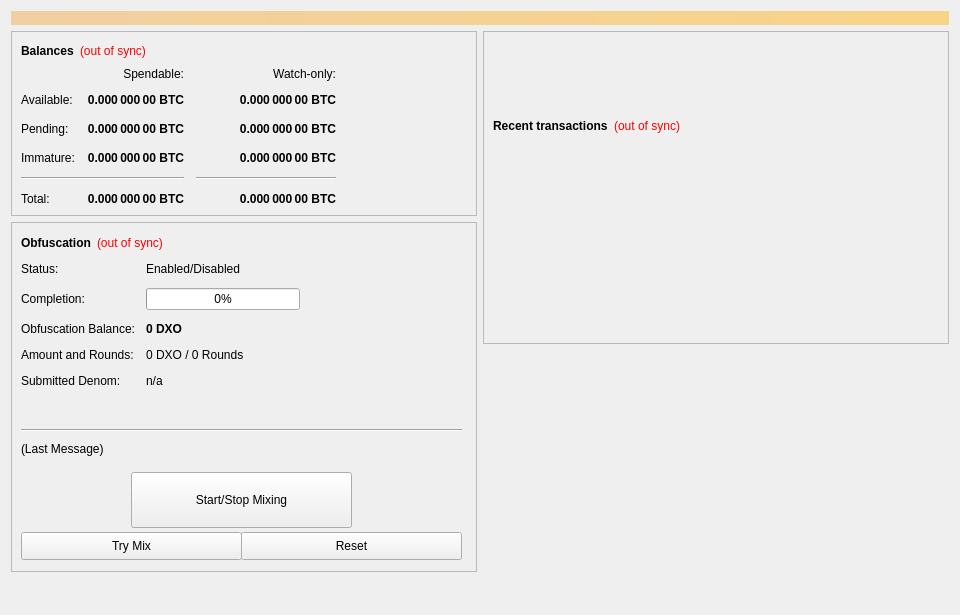
<?xml version="1.0" encoding="UTF-8"?>
<ui version="4.0">
 <class>OverviewPage</class>
 <widget class="QWidget" name="OverviewPage">
  <property name="geometry">
   <rect>
    <x>0</x>
    <y>0</y>
    <width>960</width>
    <height>615</height>
   </rect>
  </property>
  <property name="minimumSize">
   <size>
    <width>960</width>
    <height>0</height>
   </size>
  </property>
  <property name="windowTitle">
   <string>Form</string>
  </property>
  <layout class="QVBoxLayout" name="topLayout">
   <item>
    <widget class="QLabel" name="labelAlerts">
     <property name="visible">
      <bool>false</bool>
     </property>
     <property name="styleSheet">
      <string notr="true">background-color: qlineargradient(x1: 0, y1: 0, x2: 1, y2: 0, stop:0 #F0D0A0, stop:1 #F8D488); color:#000000;</string>
     </property>
     <property name="wordWrap">
      <bool>true</bool>
     </property>
     <property name="margin">
      <number>3</number>
     </property>
    </widget>
   </item>
   <item>
    <layout class="QHBoxLayout" name="horizontalLayout" stretch="1,1">
     <item>
      <layout class="QVBoxLayout" name="verticalLayout_2">
       <item>
        <widget class="QFrame" name="frame">
         <property name="frameShape">
          <enum>QFrame::StyledPanel</enum>
         </property>
         <property name="frameShadow">
          <enum>QFrame::Raised</enum>
         </property>
         <layout class="QVBoxLayout" name="verticalLayout_4">
          <item>
           <layout class="QHBoxLayout" name="horizontalLayout_4">
            <item>
             <widget class="QLabel" name="label_5">
              <property name="font">
               <font>
                <weight>75</weight>
                <bold>true</bold>
               </font>
              </property>
              <property name="text">
               <string>Balances</string>
              </property>
             </widget>
            </item>
            <item>
             <widget class="QLabel" name="labelWalletStatus">
              <property name="cursor">
               <cursorShape>WhatsThisCursor</cursorShape>
              </property>
              <property name="toolTip">
               <string>The displayed information may be out of date. Your wallet automatically synchronizes with the Dextro network after a connection is established, but this process has not completed yet.</string>
              </property>
              <property name="styleSheet">
               <string notr="true">QLabel { color: red; }</string>
              </property>
              <property name="text">
               <string notr="true">(out of sync)</string>
              </property>
              <property name="alignment">
               <set>Qt::AlignLeading|Qt::AlignLeft|Qt::AlignVCenter</set>
              </property>
             </widget>
            </item>
            <item>
             <spacer name="horizontalSpacer_3">
              <property name="orientation">
               <enum>Qt::Horizontal</enum>
              </property>
              <property name="sizeHint" stdset="0">
               <size>
                <width>40</width>
                <height>20</height>
               </size>
              </property>
             </spacer>
            </item>
           </layout>
          </item>
          <item>
           <layout class="QGridLayout" name="gridLayout">
            <property name="spacing">
             <number>12</number>
            </property>
            <item row="2" column="2">
             <widget class="QLabel" name="labelWatchPending">
              <property name="font">
               <font>
                <weight>75</weight>
                <bold>true</bold>
               </font>
              </property>
              <property name="cursor">
               <cursorShape>IBeamCursor</cursorShape>
              </property>
              <property name="toolTip">
               <string>Unconfirmed transactions to watch-only addresses</string>
              </property>
              <property name="text">
               <string notr="true">0.000 000 00 BTC</string>
              </property>
              <property name="alignment">
               <set>Qt::AlignRight|Qt::AlignTrailing|Qt::AlignVCenter</set>
              </property>
              <property name="textInteractionFlags">
               <set>Qt::LinksAccessibleByMouse|Qt::TextSelectableByKeyboard|Qt::TextSelectableByMouse</set>
              </property>
             </widget>
            </item>
            <item row="2" column="1">
             <widget class="QLabel" name="labelUnconfirmed">
              <property name="font">
               <font>
                <weight>75</weight>
                <bold>true</bold>
               </font>
              </property>
              <property name="cursor">
               <cursorShape>IBeamCursor</cursorShape>
              </property>
              <property name="toolTip">
               <string>Total of transactions that have yet to be confirmed, and do not yet count toward the spendable balance</string>
              </property>
              <property name="text">
               <string notr="true">0.000 000 00 BTC</string>
              </property>
              <property name="alignment">
               <set>Qt::AlignRight|Qt::AlignTrailing|Qt::AlignVCenter</set>
              </property>
              <property name="textInteractionFlags">
               <set>Qt::LinksAccessibleByMouse|Qt::TextSelectableByKeyboard|Qt::TextSelectableByMouse</set>
              </property>
             </widget>
            </item>
            <item row="3" column="2">
             <widget class="QLabel" name="labelWatchImmature">
              <property name="font">
               <font>
                <weight>75</weight>
                <bold>true</bold>
               </font>
              </property>
              <property name="cursor">
               <cursorShape>IBeamCursor</cursorShape>
              </property>
              <property name="toolTip">
               <string>Staked or masternode rewards in watch-only addresses that has not yet matured</string>
              </property>
              <property name="text">
               <string notr="true">0.000 000 00 BTC</string>
              </property>
              <property name="alignment">
               <set>Qt::AlignRight|Qt::AlignTrailing|Qt::AlignVCenter</set>
              </property>
              <property name="textInteractionFlags">
               <set>Qt::LinksAccessibleByMouse|Qt::TextSelectableByKeyboard|Qt::TextSelectableByMouse</set>
              </property>
             </widget>
            </item>
            <item row="4" column="0" colspan="2">
             <widget class="Line" name="lineSpendableBalance">
              <property name="orientation">
               <enum>Qt::Horizontal</enum>
              </property>
             </widget>
            </item>
            <item row="4" column="2">
             <widget class="Line" name="lineWatchBalance">
              <property name="sizePolicy">
               <sizepolicy hsizetype="Preferred" vsizetype="Fixed">
                <horstretch>0</horstretch>
                <verstretch>0</verstretch>
               </sizepolicy>
              </property>
              <property name="minimumSize">
               <size>
                <width>140</width>
                <height>0</height>
               </size>
              </property>
              <property name="orientation">
               <enum>Qt::Horizontal</enum>
              </property>
             </widget>
            </item>
            <item row="5" column="0">
             <widget class="QLabel" name="labelTotalText">
              <property name="text">
               <string>Total:</string>
              </property>
             </widget>
            </item>
            <item row="3" column="1">
             <widget class="QLabel" name="labelImmature">
              <property name="font">
               <font>
                <weight>75</weight>
                <bold>true</bold>
               </font>
              </property>
              <property name="cursor">
               <cursorShape>IBeamCursor</cursorShape>
              </property>
              <property name="toolTip">
               <string>Staked or masternode rewards that has not yet matured</string>
              </property>
              <property name="text">
               <string notr="true">0.000 000 00 BTC</string>
              </property>
              <property name="alignment">
               <set>Qt::AlignRight|Qt::AlignTrailing|Qt::AlignVCenter</set>
              </property>
              <property name="textInteractionFlags">
               <set>Qt::LinksAccessibleByMouse|Qt::TextSelectableByKeyboard|Qt::TextSelectableByMouse</set>
              </property>
             </widget>
            </item>
            <item row="2" column="3">
             <spacer name="horizontalSpacer_2">
              <property name="orientation">
               <enum>Qt::Horizontal</enum>
              </property>
              <property name="sizeHint" stdset="0">
               <size>
                <width>40</width>
                <height>20</height>
               </size>
              </property>
             </spacer>
            </item>
            <item row="3" column="0">
             <widget class="QLabel" name="labelImmatureText">
              <property name="text">
               <string>Immature:</string>
              </property>
             </widget>
            </item>
            <item row="5" column="1">
             <widget class="QLabel" name="labelTotal">
              <property name="font">
               <font>
                <weight>75</weight>
                <bold>true</bold>
               </font>
              </property>
              <property name="cursor">
               <cursorShape>IBeamCursor</cursorShape>
              </property>
              <property name="toolTip">
               <string>Your current total balance</string>
              </property>
              <property name="text">
               <string notr="true">0.000 000 00 BTC</string>
              </property>
              <property name="alignment">
               <set>Qt::AlignRight|Qt::AlignTrailing|Qt::AlignVCenter</set>
              </property>
              <property name="textInteractionFlags">
               <set>Qt::LinksAccessibleByMouse|Qt::TextSelectableByKeyboard|Qt::TextSelectableByMouse</set>
              </property>
             </widget>
            </item>
            <item row="5" column="2">
             <widget class="QLabel" name="labelWatchTotal">
              <property name="font">
               <font>
                <weight>75</weight>
                <bold>true</bold>
               </font>
              </property>
              <property name="cursor">
               <cursorShape>IBeamCursor</cursorShape>
              </property>
              <property name="toolTip">
               <string>Current total balance in watch-only addresses</string>
              </property>
              <property name="text">
               <string notr="true">0.000 000 00 BTC</string>
              </property>
              <property name="alignment">
               <set>Qt::AlignRight|Qt::AlignTrailing|Qt::AlignVCenter</set>
              </property>
              <property name="textInteractionFlags">
               <set>Qt::LinksAccessibleByMouse|Qt::TextSelectableByKeyboard|Qt::TextSelectableByMouse</set>
              </property>
             </widget>
            </item>
            <item row="0" column="2">
             <widget class="QLabel" name="labelWatchonly">
              <property name="text">
               <string>Watch-only:</string>
              </property>
              <property name="alignment">
               <set>Qt::AlignRight|Qt::AlignTrailing|Qt::AlignVCenter</set>
              </property>
             </widget>
            </item>
            <item row="1" column="0">
             <widget class="QLabel" name="labelBalanceText">
              <property name="text">
               <string>Available:</string>
              </property>
             </widget>
            </item>
            <item row="1" column="1">
             <widget class="QLabel" name="labelBalance">
              <property name="font">
               <font>
                <weight>75</weight>
                <bold>true</bold>
               </font>
              </property>
              <property name="cursor">
               <cursorShape>IBeamCursor</cursorShape>
              </property>
              <property name="toolTip">
               <string>Your current spendable balance</string>
              </property>
              <property name="text">
               <string notr="true">0.000 000 00 BTC</string>
              </property>
              <property name="alignment">
               <set>Qt::AlignRight|Qt::AlignTrailing|Qt::AlignVCenter</set>
              </property>
              <property name="textInteractionFlags">
               <set>Qt::LinksAccessibleByMouse|Qt::TextSelectableByKeyboard|Qt::TextSelectableByMouse</set>
              </property>
             </widget>
            </item>
            <item row="1" column="2">
             <widget class="QLabel" name="labelWatchAvailable">
              <property name="font">
               <font>
                <weight>75</weight>
                <bold>true</bold>
               </font>
              </property>
              <property name="cursor">
               <cursorShape>IBeamCursor</cursorShape>
              </property>
              <property name="toolTip">
               <string>Your current balance in watch-only addresses</string>
              </property>
              <property name="text">
               <string notr="true">0.000 000 00 BTC</string>
              </property>
              <property name="alignment">
               <set>Qt::AlignRight|Qt::AlignTrailing|Qt::AlignVCenter</set>
              </property>
              <property name="textInteractionFlags">
               <set>Qt::LinksAccessibleByMouse|Qt::TextSelectableByKeyboard|Qt::TextSelectableByMouse</set>
              </property>
             </widget>
            </item>
            <item row="2" column="0">
             <widget class="QLabel" name="labelPendingText">
              <property name="text">
               <string>Pending:</string>
              </property>
             </widget>
            </item>
            <item row="0" column="1">
             <widget class="QLabel" name="labelSpendable">
              <property name="text">
               <string>Spendable:</string>
              </property>
              <property name="alignment">
               <set>Qt::AlignRight|Qt::AlignTrailing|Qt::AlignVCenter</set>
              </property>
             </widget>
            </item>
           </layout>
          </item>
         </layout>
        </widget>
       </item>
       <item>
        <widget class="QFrame" name="frameObfuscation">
         <property name="minimumSize">
          <size>
           <width>0</width>
           <height>350</height>
          </size>
         </property>
         <property name="layoutDirection">
          <enum>Qt::LeftToRight</enum>
         </property>
         <property name="frameShape">
          <enum>QFrame::StyledPanel</enum>
         </property>
         <property name="frameShadow">
          <enum>QFrame::Raised</enum>
         </property>
         <widget class="QWidget" name="formLayoutWidget">
          <property name="geometry">
           <rect>
            <x>10</x>
            <y>40</y>
            <width>451</width>
            <height>161</height>
           </rect>
          </property>
          <layout class="QFormLayout" name="formLayout">
           <property name="fieldGrowthPolicy">
            <enum>QFormLayout::AllNonFixedFieldsGrow</enum>
           </property>
           <property name="horizontalSpacing">
            <number>11</number>
           </property>
           <property name="verticalSpacing">
            <number>12</number>
           </property>
           <item row="0" column="0">
            <widget class="QLabel" name="label_6">
             <property name="text">
              <string>Status:</string>
             </property>
            </widget>
           </item>
           <item row="1" column="0">
            <widget class="QLabel" name="label_7">
             <property name="text">
              <string>Completion:</string>
             </property>
            </widget>
           </item>
           <item row="1" column="1">
            <widget class="QProgressBar" name="obfuscationProgress">
             <property name="maximumSize">
              <size>
               <width>154</width>
               <height>16777215</height>
              </size>
             </property>
             <property name="value">
              <number>0</number>
             </property>
            </widget>
           </item>
           <item row="2" column="0">
            <widget class="QLabel" name="labelAnonymizedText">
             <property name="text">
              <string>Obfuscation Balance:</string>
             </property>
            </widget>
           </item>
           <item row="2" column="1">
            <widget class="QLabel" name="labelAnonymized">
             <property name="font">
              <font>
               <weight>75</weight>
               <bold>true</bold>
              </font>
             </property>
             <property name="text">
              <string notr="true">0 DXO</string>
             </property>
            </widget>
           </item>
           <item row="3" column="0">
            <widget class="QLabel" name="label_8">
             <property name="text">
              <string>Amount and Rounds:</string>
             </property>
            </widget>
           </item>
           <item row="3" column="1">
            <widget class="QLabel" name="labelAmountRounds">
             <property name="text">
              <string>0 DXO / 0 Rounds</string>
             </property>
            </widget>
           </item>
           <item row="4" column="0">
            <widget class="QLabel" name="label_9">
             <property name="text">
              <string>Submitted Denom:</string>
             </property>
            </widget>
           </item>
           <item row="4" column="1">
            <widget class="QLabel" name="labelSubmittedDenom">
             <property name="toolTip">
              <string>The denominations you submitted to the Masternode.&lt;br&gt;To mix, other users must submit the exact same denominations.</string>
             </property>
             <property name="text">
              <string>n/a</string>
             </property>
            </widget>
           </item>
           <item row="0" column="1">
            <widget class="QLabel" name="obfuscationEnabled">
             <property name="text">
              <string>Enabled/Disabled</string>
             </property>
            </widget>
           </item>
          </layout>
         </widget>
         <widget class="QPushButton" name="runAutoDenom">
          <property name="geometry">
           <rect>
            <x>251</x>
            <y>17</y>
            <width>1</width>
            <height>1</height>
           </rect>
          </property>
          <property name="palette">
           <palette>
            <active>
             <colorrole role="WindowText">
              <brush brushstyle="SolidPattern">
               <color alpha="255">
                <red>0</red>
                <green>0</green>
                <blue>0</blue>
               </color>
              </brush>
             </colorrole>
             <colorrole role="Button">
              <brush brushstyle="SolidPattern">
               <color alpha="255">
                <red>239</red>
                <green>238</green>
                <blue>238</blue>
               </color>
              </brush>
             </colorrole>
             <colorrole role="Light">
              <brush brushstyle="SolidPattern">
               <color alpha="255">
                <red>255</red>
                <green>255</green>
                <blue>255</blue>
               </color>
              </brush>
             </colorrole>
             <colorrole role="Midlight">
              <brush brushstyle="SolidPattern">
               <color alpha="255">
                <red>247</red>
                <green>246</green>
                <blue>246</blue>
               </color>
              </brush>
             </colorrole>
             <colorrole role="Dark">
              <brush brushstyle="SolidPattern">
               <color alpha="255">
                <red>119</red>
                <green>119</green>
                <blue>119</blue>
               </color>
              </brush>
             </colorrole>
             <colorrole role="Mid">
              <brush brushstyle="SolidPattern">
               <color alpha="255">
                <red>159</red>
                <green>159</green>
                <blue>159</blue>
               </color>
              </brush>
             </colorrole>
             <colorrole role="Text">
              <brush brushstyle="SolidPattern">
               <color alpha="255">
                <red>0</red>
                <green>0</green>
                <blue>0</blue>
               </color>
              </brush>
             </colorrole>
             <colorrole role="BrightText">
              <brush brushstyle="SolidPattern">
               <color alpha="255">
                <red>255</red>
                <green>255</green>
                <blue>255</blue>
               </color>
              </brush>
             </colorrole>
             <colorrole role="ButtonText">
              <brush brushstyle="SolidPattern">
               <color alpha="255">
                <red>0</red>
                <green>0</green>
                <blue>0</blue>
               </color>
              </brush>
             </colorrole>
             <colorrole role="Base">
              <brush brushstyle="SolidPattern">
               <color alpha="255">
                <red>255</red>
                <green>255</green>
                <blue>255</blue>
               </color>
              </brush>
             </colorrole>
             <colorrole role="Window">
              <brush brushstyle="SolidPattern">
               <color alpha="255">
                <red>239</red>
                <green>238</green>
                <blue>238</blue>
               </color>
              </brush>
             </colorrole>
             <colorrole role="Shadow">
              <brush brushstyle="SolidPattern">
               <color alpha="255">
                <red>0</red>
                <green>0</green>
                <blue>0</blue>
               </color>
              </brush>
             </colorrole>
             <colorrole role="AlternateBase">
              <brush brushstyle="SolidPattern">
               <color alpha="255">
                <red>247</red>
                <green>246</green>
                <blue>246</blue>
               </color>
              </brush>
             </colorrole>
             <colorrole role="ToolTipBase">
              <brush brushstyle="SolidPattern">
               <color alpha="255">
                <red>255</red>
                <green>255</green>
                <blue>220</blue>
               </color>
              </brush>
             </colorrole>
             <colorrole role="ToolTipText">
              <brush brushstyle="SolidPattern">
               <color alpha="255">
                <red>0</red>
                <green>0</green>
                <blue>0</blue>
               </color>
              </brush>
             </colorrole>
            </active>
            <inactive>
             <colorrole role="WindowText">
              <brush brushstyle="SolidPattern">
               <color alpha="255">
                <red>0</red>
                <green>0</green>
                <blue>0</blue>
               </color>
              </brush>
             </colorrole>
             <colorrole role="Button">
              <brush brushstyle="SolidPattern">
               <color alpha="255">
                <red>239</red>
                <green>238</green>
                <blue>238</blue>
               </color>
              </brush>
             </colorrole>
             <colorrole role="Light">
              <brush brushstyle="SolidPattern">
               <color alpha="255">
                <red>255</red>
                <green>255</green>
                <blue>255</blue>
               </color>
              </brush>
             </colorrole>
             <colorrole role="Midlight">
              <brush brushstyle="SolidPattern">
               <color alpha="255">
                <red>247</red>
                <green>246</green>
                <blue>246</blue>
               </color>
              </brush>
             </colorrole>
             <colorrole role="Dark">
              <brush brushstyle="SolidPattern">
               <color alpha="255">
                <red>119</red>
                <green>119</green>
                <blue>119</blue>
               </color>
              </brush>
             </colorrole>
             <colorrole role="Mid">
              <brush brushstyle="SolidPattern">
               <color alpha="255">
                <red>159</red>
                <green>159</green>
                <blue>159</blue>
               </color>
              </brush>
             </colorrole>
             <colorrole role="Text">
              <brush brushstyle="SolidPattern">
               <color alpha="255">
                <red>0</red>
                <green>0</green>
                <blue>0</blue>
               </color>
              </brush>
             </colorrole>
             <colorrole role="BrightText">
              <brush brushstyle="SolidPattern">
               <color alpha="255">
                <red>255</red>
                <green>255</green>
                <blue>255</blue>
               </color>
              </brush>
             </colorrole>
             <colorrole role="ButtonText">
              <brush brushstyle="SolidPattern">
               <color alpha="255">
                <red>0</red>
                <green>0</green>
                <blue>0</blue>
               </color>
              </brush>
             </colorrole>
             <colorrole role="Base">
              <brush brushstyle="SolidPattern">
               <color alpha="255">
                <red>255</red>
                <green>255</green>
                <blue>255</blue>
               </color>
              </brush>
             </colorrole>
             <colorrole role="Window">
              <brush brushstyle="SolidPattern">
               <color alpha="255">
                <red>239</red>
                <green>238</green>
                <blue>238</blue>
               </color>
              </brush>
             </colorrole>
             <colorrole role="Shadow">
              <brush brushstyle="SolidPattern">
               <color alpha="255">
                <red>0</red>
                <green>0</green>
                <blue>0</blue>
               </color>
              </brush>
             </colorrole>
             <colorrole role="AlternateBase">
              <brush brushstyle="SolidPattern">
               <color alpha="255">
                <red>247</red>
                <green>246</green>
                <blue>246</blue>
               </color>
              </brush>
             </colorrole>
             <colorrole role="ToolTipBase">
              <brush brushstyle="SolidPattern">
               <color alpha="255">
                <red>255</red>
                <green>255</green>
                <blue>220</blue>
               </color>
              </brush>
             </colorrole>
             <colorrole role="ToolTipText">
              <brush brushstyle="SolidPattern">
               <color alpha="255">
                <red>0</red>
                <green>0</green>
                <blue>0</blue>
               </color>
              </brush>
             </colorrole>
            </inactive>
            <disabled>
             <colorrole role="WindowText">
              <brush brushstyle="SolidPattern">
               <color alpha="255">
                <red>119</red>
                <green>119</green>
                <blue>119</blue>
               </color>
              </brush>
             </colorrole>
             <colorrole role="Button">
              <brush brushstyle="SolidPattern">
               <color alpha="255">
                <red>239</red>
                <green>238</green>
                <blue>238</blue>
               </color>
              </brush>
             </colorrole>
             <colorrole role="Light">
              <brush brushstyle="SolidPattern">
               <color alpha="255">
                <red>255</red>
                <green>255</green>
                <blue>255</blue>
               </color>
              </brush>
             </colorrole>
             <colorrole role="Midlight">
              <brush brushstyle="SolidPattern">
               <color alpha="255">
                <red>247</red>
                <green>246</green>
                <blue>246</blue>
               </color>
              </brush>
             </colorrole>
             <colorrole role="Dark">
              <brush brushstyle="SolidPattern">
               <color alpha="255">
                <red>119</red>
                <green>119</green>
                <blue>119</blue>
               </color>
              </brush>
             </colorrole>
             <colorrole role="Mid">
              <brush brushstyle="SolidPattern">
               <color alpha="255">
                <red>159</red>
                <green>159</green>
                <blue>159</blue>
               </color>
              </brush>
             </colorrole>
             <colorrole role="Text">
              <brush brushstyle="SolidPattern">
               <color alpha="255">
                <red>119</red>
                <green>119</green>
                <blue>119</blue>
               </color>
              </brush>
             </colorrole>
             <colorrole role="BrightText">
              <brush brushstyle="SolidPattern">
               <color alpha="255">
                <red>255</red>
                <green>255</green>
                <blue>255</blue>
               </color>
              </brush>
             </colorrole>
             <colorrole role="ButtonText">
              <brush brushstyle="SolidPattern">
               <color alpha="255">
                <red>119</red>
                <green>119</green>
                <blue>119</blue>
               </color>
              </brush>
             </colorrole>
             <colorrole role="Base">
              <brush brushstyle="SolidPattern">
               <color alpha="255">
                <red>239</red>
                <green>238</green>
                <blue>238</blue>
               </color>
              </brush>
             </colorrole>
             <colorrole role="Window">
              <brush brushstyle="SolidPattern">
               <color alpha="255">
                <red>239</red>
                <green>238</green>
                <blue>238</blue>
               </color>
              </brush>
             </colorrole>
             <colorrole role="Shadow">
              <brush brushstyle="SolidPattern">
               <color alpha="255">
                <red>0</red>
                <green>0</green>
                <blue>0</blue>
               </color>
              </brush>
             </colorrole>
             <colorrole role="AlternateBase">
              <brush brushstyle="SolidPattern">
               <color alpha="255">
                <red>239</red>
                <green>238</green>
                <blue>238</blue>
               </color>
              </brush>
             </colorrole>
             <colorrole role="ToolTipBase">
              <brush brushstyle="SolidPattern">
               <color alpha="255">
                <red>255</red>
                <green>255</green>
                <blue>220</blue>
               </color>
              </brush>
             </colorrole>
             <colorrole role="ToolTipText">
              <brush brushstyle="SolidPattern">
               <color alpha="255">
                <red>0</red>
                <green>0</green>
                <blue>0</blue>
               </color>
              </brush>
             </colorrole>
            </disabled>
           </palette>
          </property>
          <property name="focusPolicy">
           <enum>Qt::NoFocus</enum>
          </property>
          <property name="autoFillBackground">
           <bool>true</bool>
          </property>
          <property name="text">
           <string/>
          </property>
          <property name="flat">
           <bool>true</bool>
          </property>
         </widget>
         <widget class="QPushButton" name="toggleObfuscation">
          <property name="geometry">
           <rect>
            <x>120</x>
            <y>250</y>
            <width>221</width>
            <height>56</height>
           </rect>
          </property>
          <property name="sizePolicy">
           <sizepolicy hsizetype="MinimumExpanding" vsizetype="Fixed">
            <horstretch>0</horstretch>
            <verstretch>0</verstretch>
           </sizepolicy>
          </property>
          <property name="text">
           <string>Start/Stop Mixing</string>
          </property>
         </widget>
         <widget class="Line" name="lineLastMessage">
          <property name="geometry">
           <rect>
            <x>10</x>
            <y>200</y>
            <width>441</width>
            <height>16</height>
           </rect>
          </property>
          <property name="orientation">
           <enum>Qt::Horizontal</enum>
          </property>
         </widget>
         <widget class="QLabel" name="obfuscationStatus">
          <property name="geometry">
           <rect>
            <x>10</x>
            <y>220</y>
            <width>451</width>
            <height>61</height>
           </rect>
          </property>
          <property name="minimumSize">
           <size>
            <width>288</width>
            <height>43</height>
           </size>
          </property>
          <property name="text">
           <string>(Last Message)</string>
          </property>
          <property name="alignment">
           <set>Qt::AlignLeading|Qt::AlignLeft|Qt::AlignTop</set>
          </property>
          <property name="wordWrap">
           <bool>true</bool>
          </property>
         </widget>
         <widget class="QPushButton" name="obfuscationAuto">
          <property name="geometry">
           <rect>
            <x>10</x>
            <y>310</y>
            <width>221</width>
            <height>28</height>
           </rect>
          </property>
          <property name="sizePolicy">
           <sizepolicy hsizetype="MinimumExpanding" vsizetype="Fixed">
            <horstretch>0</horstretch>
            <verstretch>0</verstretch>
           </sizepolicy>
          </property>
          <property name="toolTip">
           <string>Try to manually submit a Obfuscation request.</string>
          </property>
          <property name="text">
           <string>Try Mix</string>
          </property>
         </widget>
         <widget class="QPushButton" name="obfuscationReset">
          <property name="geometry">
           <rect>
            <x>230</x>
            <y>310</y>
            <width>221</width>
            <height>28</height>
           </rect>
          </property>
          <property name="sizePolicy">
           <sizepolicy hsizetype="MinimumExpanding" vsizetype="Fixed">
            <horstretch>0</horstretch>
            <verstretch>0</verstretch>
           </sizepolicy>
          </property>
          <property name="toolTip">
           <string>Reset the current status of Obfuscation (can interrupt Obfuscation if it's in the process of Mixing, which can cost you money!)</string>
          </property>
          <property name="autoFillBackground">
           <bool>false</bool>
          </property>
          <property name="text">
           <string>Reset</string>
          </property>
         </widget>
         <widget class="QWidget" name="layoutWidget">
          <property name="geometry">
           <rect>
            <x>10</x>
            <y>10</y>
            <width>431</width>
            <height>22</height>
           </rect>
          </property>
          <layout class="QHBoxLayout" name="horizontalLayout_5">
           <item>
            <widget class="QLabel" name="label_2">
             <property name="font">
              <font>
               <weight>75</weight>
               <bold>true</bold>
              </font>
             </property>
             <property name="text">
              <string>Obfuscation</string>
             </property>
            </widget>
           </item>
           <item>
            <widget class="QLabel" name="labelObfuscationSyncStatus">
             <property name="toolTip">
              <string>The displayed information may be out of date. Your wallet automatically synchronizes with the Dextro network after a connection is established, but this process has not completed yet.</string>
             </property>
             <property name="styleSheet">
              <string notr="true">QLabel { color: red; }</string>
             </property>
             <property name="text">
              <string notr="true">(out of sync)</string>
             </property>
             <property name="alignment">
              <set>Qt::AlignLeading|Qt::AlignLeft|Qt::AlignVCenter</set>
             </property>
            </widget>
           </item>
           <item>
            <spacer name="horizontalSpacer_4">
             <property name="orientation">
              <enum>Qt::Horizontal</enum>
             </property>
             <property name="sizeHint" stdset="0">
              <size>
               <width>40</width>
               <height>20</height>
              </size>
             </property>
            </spacer>
           </item>
          </layout>
         </widget>
        </widget>
       </item>
       <item>
        <spacer name="verticalSpacer">
         <property name="orientation">
          <enum>Qt::Vertical</enum>
         </property>
         <property name="sizeHint" stdset="0">
          <size>
           <width>20</width>
           <height>40</height>
          </size>
         </property>
        </spacer>
       </item>
      </layout>
     </item>
     <item>
      <layout class="QVBoxLayout" name="verticalLayout_3">
       <item>
        <widget class="QFrame" name="frame_2">
         <property name="frameShape">
          <enum>QFrame::StyledPanel</enum>
         </property>
         <property name="frameShadow">
          <enum>QFrame::Raised</enum>
         </property>
         <layout class="QVBoxLayout" name="verticalLayout">
          <item>
           <spacer name="verticalSpacer_3">
            <property name="orientation">
             <enum>Qt::Vertical</enum>
            </property>
            <property name="sizeType">
             <enum>QSizePolicy::Fixed</enum>
            </property>
            <property name="sizeHint" stdset="0">
             <size>
              <width>20</width>
              <height>75</height>
             </size>
            </property>
           </spacer>
          </item>
          <item>
           <layout class="QHBoxLayout" name="horizontalLayout_2">
            <item>
             <widget class="QLabel" name="label_4">
              <property name="font">
               <font>
                <weight>75</weight>
                <bold>true</bold>
               </font>
              </property>
              <property name="text">
               <string>Recent transactions</string>
              </property>
             </widget>
            </item>
            <item>
             <widget class="QLabel" name="labelTransactionsStatus">
              <property name="cursor">
               <cursorShape>WhatsThisCursor</cursorShape>
              </property>
              <property name="toolTip">
               <string>The displayed information may be out of date. Your wallet automatically synchronizes with the Dextro network after a connection is established, but this process has not completed yet.</string>
              </property>
              <property name="styleSheet">
               <string notr="true">QLabel { color: red; }</string>
              </property>
              <property name="text">
               <string notr="true">(out of sync)</string>
              </property>
              <property name="alignment">
               <set>Qt::AlignRight|Qt::AlignTrailing|Qt::AlignVCenter</set>
              </property>
             </widget>
            </item>
            <item>
             <spacer name="horizontalSpacer">
              <property name="orientation">
               <enum>Qt::Horizontal</enum>
              </property>
              <property name="sizeHint" stdset="0">
               <size>
                <width>40</width>
                <height>20</height>
               </size>
              </property>
             </spacer>
            </item>
           </layout>
          </item>
          <item>
           <widget class="QListView" name="listTransactions">
            <property name="styleSheet">
             <string notr="true">QListView { background: transparent; }</string>
            </property>
            <property name="frameShape">
             <enum>QFrame::NoFrame</enum>
            </property>
            <property name="verticalScrollBarPolicy">
             <enum>Qt::ScrollBarAlwaysOff</enum>
            </property>
            <property name="horizontalScrollBarPolicy">
             <enum>Qt::ScrollBarAlwaysOff</enum>
            </property>
            <property name="selectionMode">
             <enum>QAbstractItemView::NoSelection</enum>
            </property>
           </widget>
          </item>
         </layout>
        </widget>
       </item>
       <item>
        <spacer name="verticalSpacer_2">
         <property name="orientation">
          <enum>Qt::Vertical</enum>
         </property>
         <property name="sizeType">
          <enum>QSizePolicy::Expanding</enum>
         </property>
         <property name="sizeHint" stdset="0">
          <size>
           <width>20</width>
           <height>40</height>
          </size>
         </property>
        </spacer>
       </item>
      </layout>
     </item>
    </layout>
   </item>
  </layout>
 </widget>
 <resources/>
 <connections/>
</ui>
